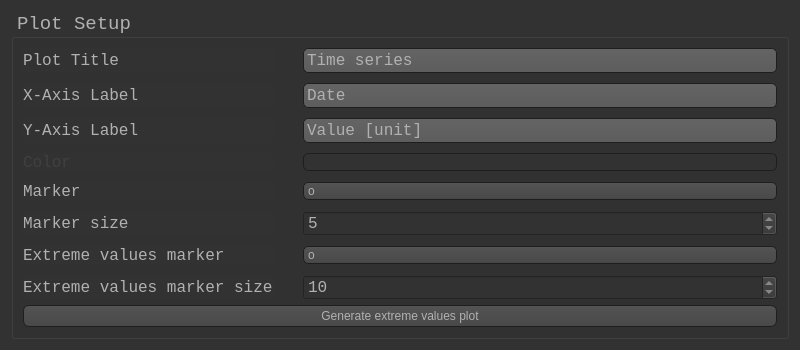
<?xml version="1.0" encoding="UTF-8"?>
<ui version="4.0">
 <class>Dialog</class>
 <widget class="QDialog" name="Dialog">
  <property name="geometry">
   <rect>
    <x>0</x>
    <y>0</y>
    <width>800</width>
    <height>350</height>
   </rect>
  </property>
  <property name="minimumSize">
   <size>
    <width>800</width>
    <height>350</height>
   </size>
  </property>
  <property name="windowTitle">
   <string>Extreme values plotter</string>
  </property>
  <property name="windowIcon">
   <iconset resource="res.qrc">
    <normaloff>:/images/lambda.png</normaloff>:/images/lambda.png</iconset>
  </property>
  <property name="styleSheet">
   <string notr="true">QToolTip
{
     border: 1px solid black;
     background-color: #ffa02f;
     padding: 0px;
     border-radius: 3px;
     opacity: 100;
}

QWidget
{
    color: #b1b1b1;
    background-color: #323232;
}

QWidget:item:hover
{
    background-color: QLinearGradient( x1: 0, y1: 0, x2: 0, y2: 1, stop: 0 #ffa02f, stop: 1 #ca0619);
    color: #000000;
}

QWidget:item:selected
{
    background-color: QLinearGradient( x1: 0, y1: 0, x2: 0, y2: 1, stop: 0 #ffa02f, stop: 1 #d7801a);
}

QMenuBar::item
{
    background: transparent;
}

QMenuBar::item:selected
{
    background: transparent;
    border: 1px solid #ffaa00;
}

QMenuBar::item:pressed
{
    background: #444;
    border: 1px solid #000;
    background-color: QLinearGradient(
        x1:0, y1:0,
        x2:0, y2:1,
        stop:1 #212121,
        stop:0.4 #343434/*,
        stop:0.2 #343434,
        stop:0.1 #ffaa00*/
    );
    margin-bottom:-1px;
    padding-bottom:1px;
}

QMenu
{
    border: 1px solid #000;
}

QMenu::item
{
    padding: 2px 20px 2px 20px;
}

QMenu::item:selected
{
    color: #000000;
}

QWidget:disabled
{
    color: #404040;
    background-color: #323232;
}

QAbstractItemView
{
    background-color: QLinearGradient( x1: 0, y1: 0, x2: 0, y2: 1, stop: 0 #4d4d4d, stop: 0.1 #646464, stop: 1 #5d5d5d);
}

QWidget:focus
{
    /*border: 2px solid QLinearGradient( x1: 0, y1: 0, x2: 0, y2: 1, stop: 0 #ffa02f, stop: 1 #d7801a);*/
}

QLineEdit
{
    background-color: QLinearGradient( x1: 0, y1: 0, x2: 0, y2: 1, stop: 0 #4d4d4d, stop: 0 #646464, stop: 1 #5d5d5d);
    padding: 1px;
    border-style: solid;
    border: 1px solid #1e1e1e;
    border-radius: 5;
	font: 12pt &quot;Lucida Console&quot;;
}

QPushButton
{
    color: #b1b1b1;
    background-color: QLinearGradient( x1: 0, y1: 0, x2: 0, y2: 1, stop: 0 #565656, stop: 0.1 #525252, stop: 0.5 #4e4e4e, stop: 0.9 #4a4a4a, stop: 1 #464646);
    border-width: 1px;
    border-color: #1e1e1e;
    border-style: solid;
    border-radius: 6;
    padding: 3px;
    font-size: 12px;
	font: 12pt &quot;Lucida Console&quot;;
    padding-left: 5px;
    padding-right: 5px;
}

QPushButton:pressed
{
    background-color: QLinearGradient( x1: 0, y1: 0, x2: 0, y2: 1, stop: 0 #2d2d2d, stop: 0.1 #2b2b2b, stop: 0.5 #292929, stop: 0.9 #282828, stop: 1 #252525);
}

QComboBox
{
    selection-background-color: #ffaa00;
    background-color: QLinearGradient( x1: 0, y1: 0, x2: 0, y2: 1, stop: 0 #565656, stop: 0.1 #525252, stop: 0.5 #4e4e4e, stop: 0.9 #4a4a4a, stop: 1 #464646);
    border-style: solid;
    border: 1px solid #1e1e1e;
    border-radius: 5;
}

QComboBox:hover,QPushButton:hover
{
    border: 2px solid QLinearGradient( x1: 0, y1: 0, x2: 0, y2: 1, stop: 0 #ffa02f, stop: 1 #d7801a);
}


QComboBox:on
{
    padding-top: 3px;
    padding-left: 4px;
    background-color: QLinearGradient( x1: 0, y1: 0, x2: 0, y2: 1, stop: 0 #2d2d2d, stop: 0.1 #2b2b2b, stop: 0.5 #292929, stop: 0.9 #282828, stop: 1 #252525);
    selection-background-color: #ffaa00;
}

QComboBox QAbstractItemView
{
    border: 2px solid darkgray;
    selection-background-color: QLinearGradient( x1: 0, y1: 0, x2: 0, y2: 1, stop: 0 #ffa02f, stop: 1 #d7801a);
}

QComboBox::drop-down
{
     subcontrol-origin: padding;
     subcontrol-position: top right;
     width: 15px;

     border-left-width: 0px;
     border-left-color: darkgray;
     border-left-style: solid; /* just a single line */
     border-top-right-radius: 3px; /* same radius as the QComboBox */
     border-bottom-right-radius: 3px;
 }

QComboBox::down-arrow
{
     image: url(:/down_arrow.png);
}

QGroupBox:focus
{
border: 2px solid QLinearGradient( x1: 0, y1: 0, x2: 0, y2: 1, stop: 0 #ffa02f, stop: 1 #d7801a);
}

QTextEdit:focus
{
    border: 2px solid QLinearGradient( x1: 0, y1: 0, x2: 0, y2: 1, stop: 0 #ffa02f, stop: 1 #d7801a);
}

QScrollBar:horizontal {
     border: 1px solid #222222;
     background: QLinearGradient( x1: 0, y1: 0, x2: 0, y2: 1, stop: 0.0 #121212, stop: 0.2 #282828, stop: 1 #484848);
     height: 7px;
     margin: 0px 16px 0 16px;
}

QScrollBar::handle:horizontal
{
      background: QLinearGradient( x1: 0, y1: 0, x2: 1, y2: 0, stop: 0 #ffa02f, stop: 0.5 #d7801a, stop: 1 #ffa02f);
      min-height: 20px;
      border-radius: 2px;
}

QScrollBar::add-line:horizontal {
      border: 1px solid #1b1b19;
      border-radius: 2px;
      background: QLinearGradient( x1: 0, y1: 0, x2: 1, y2: 0, stop: 0 #ffa02f, stop: 1 #d7801a);
      width: 14px;
      subcontrol-position: right;
      subcontrol-origin: margin;
}

QScrollBar::sub-line:horizontal {
      border: 1px solid #1b1b19;
      border-radius: 2px;
      background: QLinearGradient( x1: 0, y1: 0, x2: 1, y2: 0, stop: 0 #ffa02f, stop: 1 #d7801a);
      width: 14px;
     subcontrol-position: left;
     subcontrol-origin: margin;
}

QScrollBar::right-arrow:horizontal, QScrollBar::left-arrow:horizontal
{
      border: 1px solid black;
      width: 1px;
      height: 1px;
      background: white;
}

QScrollBar::add-page:horizontal, QScrollBar::sub-page:horizontal
{
      background: none;
}

QScrollBar:vertical
{
      background: QLinearGradient( x1: 0, y1: 0, x2: 1, y2: 0, stop: 0.0 #121212, stop: 0.2 #282828, stop: 1 #484848);
      width: 7px;
      margin: 16px 0 16px 0;
      border: 1px solid #222222;
}

QScrollBar::handle:vertical
{
      background: QLinearGradient( x1: 0, y1: 0, x2: 0, y2: 1, stop: 0 #ffa02f, stop: 0.5 #d7801a, stop: 1 #ffa02f);
      min-height: 20px;
      border-radius: 2px;
}

QScrollBar::add-line:vertical
{
      border: 1px solid #1b1b19;
      border-radius: 2px;
      background: QLinearGradient( x1: 0, y1: 0, x2: 0, y2: 1, stop: 0 #ffa02f, stop: 1 #d7801a);
      height: 14px;
      subcontrol-position: bottom;
      subcontrol-origin: margin;
}

QScrollBar::sub-line:vertical
{
      border: 1px solid #1b1b19;
      border-radius: 2px;
      background: QLinearGradient( x1: 0, y1: 0, x2: 0, y2: 1, stop: 0 #d7801a, stop: 1 #ffa02f);
      height: 14px;
      subcontrol-position: top;
      subcontrol-origin: margin;
}

QScrollBar::up-arrow:vertical, QScrollBar::down-arrow:vertical
{
      border: 1px solid black;
      width: 1px;
      height: 1px;
      background: white;
}


QScrollBar::add-page:vertical, QScrollBar::sub-page:vertical
{
      background: none;
}

QTextEdit
{
    background-color: #242424;
}

QPlainTextEdit
{
    background-color: #242424;
}

QHeaderView::section
{
    background-color: QLinearGradient(x1:0, y1:0, x2:0, y2:1, stop:0 #616161, stop: 0.5 #505050, stop: 0.6 #434343, stop:1 #656565);
    color: white;
    padding-left: 4px;
    border: 1px solid #6c6c6c;
}

QCheckBox:disabled
{
color: #414141;
}

QDockWidget::title
{
    text-align: center;
    spacing: 3px; /* spacing between items in the tool bar */
    background-color: QLinearGradient(x1:0, y1:0, x2:0, y2:1, stop:0 #323232, stop: 0.5 #242424, stop:1 #323232);
}

QDockWidget::close-button, QDockWidget::float-button
{
    text-align: center;
    spacing: 1px; /* spacing between items in the tool bar */
    background-color: QLinearGradient(x1:0, y1:0, x2:0, y2:1, stop:0 #323232, stop: 0.5 #242424, stop:1 #323232);
}

QDockWidget::close-button:hover, QDockWidget::float-button:hover
{
    background: #242424;
}

QDockWidget::close-button:pressed, QDockWidget::float-button:pressed
{
    padding: 1px -1px -1px 1px;
}

QMainWindow::separator
{
    background-color: QLinearGradient(x1:0, y1:0, x2:0, y2:1, stop:0 #161616, stop: 0.5 #151515, stop: 0.6 #212121, stop:1 #343434);
    color: white;
    padding-left: 4px;
    border: 1px solid #4c4c4c;
    spacing: 3px; /* spacing between items in the tool bar */
}

QMainWindow::separator:hover
{

    background-color: QLinearGradient(x1:0, y1:0, x2:0, y2:1, stop:0 #d7801a, stop:0.5 #b56c17 stop:1 #ffa02f);
    color: white;
    padding-left: 4px;
    border: 1px solid #6c6c6c;
    spacing: 3px; /* spacing between items in the tool bar */
}

QToolBar::handle
{
     spacing: 3px; /* spacing between items in the tool bar */
     background: url(:/images/handle.png);
}

QMenu::separator
{
    height: 2px;
    background-color: QLinearGradient(x1:0, y1:0, x2:0, y2:1, stop:0 #161616, stop: 0.5 #151515, stop: 0.6 #212121, stop:1 #343434);
    color: white;
    padding-left: 4px;
    margin-left: 10px;
    margin-right: 5px;
}

QProgressBar
{
    border: 2px solid grey;
    border-radius: 5px;
    text-align: center;
}

QProgressBar::chunk
{
    background-color: #d7801a;
    width: 2.15px;
    margin: 0.5px;
}

QTabBar::tab {
    color: #b1b1b1;
    border: 1px solid #444;
    border-bottom-style: none;
    background-color: #323232;
    padding-left: 10px;
    padding-right: 10px;
    padding-top: 3px;
    padding-bottom: 2px;
    margin-right: -1px;
}

QTabWidget::pane {
    border: 1px solid #444;
    top: 1px;
}

QTabBar::tab:last
{
    margin-right: 0; /* the last selected tab has nothing to overlap with on the right */
    border-top-right-radius: 3px;
}

QTabBar::tab:first:!selected
{
 margin-left: 0px; /* the last selected tab has nothing to overlap with on the right */


    border-top-left-radius: 3px;
}

QTabBar::tab:!selected
{
    color: #b1b1b1;
    border-bottom-style: solid;
    margin-top: 3px;
    background-color: QLinearGradient(x1:0, y1:0, x2:0, y2:1, stop:1 #212121, stop:.4 #343434);
}

QTabBar::tab:selected
{
    border-top-left-radius: 3px;
    border-top-right-radius: 3px;
    margin-bottom: 0px;
}

QTabBar::tab:!selected:hover
{
    /*border-top: 2px solid #ffaa00;
    padding-bottom: 3px;*/
    border-top-left-radius: 3px;
    border-top-right-radius: 3px;
    background-color: QLinearGradient(x1:0, y1:0, x2:0, y2:1, stop:1 #212121, stop:0.4 #343434, stop:0.2 #343434, stop:0.1 #ffaa00);
}

QRadioButton::indicator:checked, QRadioButton::indicator:unchecked{
    color: #b1b1b1;
    background-color: #323232;
    border: 1px solid #b1b1b1;
    border-radius: 6px;
}

QRadioButton::indicator:checked
{
    background-color: qradialgradient(
        cx: 0.5, cy: 0.5,
        fx: 0.5, fy: 0.5,
        radius: 1.0,
        stop: 0.25 #ffaa00,
        stop: 0.3 #323232
    );
}

QCheckBox::indicator{
    color: #b1b1b1;
    background-color: #323232;
    border: 1px solid #b1b1b1;
    width: 9px;
    height: 9px;
}

QRadioButton::indicator
{
    border-radius: 6px;
}

QRadioButton::indicator:hover, QCheckBox::indicator:hover
{
    border: 1px solid #ffaa00;
}

QCheckBox::indicator:checked
{
    image:url(:/images/checkbox.png);
}

QCheckBox::indicator:disabled, QRadioButton::indicator:disabled
{
    border: 1px solid #444;
}</string>
  </property>
  <layout class="QGridLayout" name="gridLayout_2">
   <item row="0" column="0">
    <widget class="QGroupBox" name="groupBox">
     <property name="minimumSize">
      <size>
       <width>414</width>
       <height>223</height>
      </size>
     </property>
     <property name="font">
      <font>
       <family>Lucida Console</family>
       <pointsize>14</pointsize>
      </font>
     </property>
     <property name="title">
      <string>Plot Setup</string>
     </property>
     <layout class="QVBoxLayout" name="verticalLayout_2">
      <item>
       <layout class="QVBoxLayout" name="verticalLayout">
        <item>
         <layout class="QGridLayout" name="gridLayout">
          <property name="horizontalSpacing">
           <number>30</number>
          </property>
          <property name="verticalSpacing">
           <number>10</number>
          </property>
          <item row="7" column="2">
           <widget class="QSpinBox" name="spinBox_2">
            <property name="font">
             <font>
              <family>Lucida Console</family>
              <pointsize>12</pointsize>
             </font>
            </property>
            <property name="cursor">
             <cursorShape>IBeamCursor</cursorShape>
            </property>
            <property name="value">
             <number>10</number>
            </property>
           </widget>
          </item>
          <item row="5" column="2">
           <widget class="QSpinBox" name="spinBox">
            <property name="font">
             <font>
              <family>Lucida Console</family>
              <pointsize>12</pointsize>
             </font>
            </property>
            <property name="cursor">
             <cursorShape>IBeamCursor</cursorShape>
            </property>
            <property name="value">
             <number>5</number>
            </property>
           </widget>
          </item>
          <item row="3" column="2">
           <widget class="QComboBox" name="comboBox_3">
            <property name="enabled">
             <bool>false</bool>
            </property>
           </widget>
          </item>
          <item row="7" column="0">
           <widget class="QLabel" name="label_9">
            <property name="font">
             <font>
              <family>Lucida Console</family>
              <pointsize>12</pointsize>
             </font>
            </property>
            <property name="text">
             <string>Extreme values marker size</string>
            </property>
           </widget>
          </item>
          <item row="3" column="0">
           <widget class="QLabel" name="label_6">
            <property name="enabled">
             <bool>false</bool>
            </property>
            <property name="font">
             <font>
              <family>Lucida Console</family>
              <pointsize>12</pointsize>
             </font>
            </property>
            <property name="text">
             <string>Color</string>
            </property>
           </widget>
          </item>
          <item row="1" column="0">
           <widget class="QLabel" name="label_3">
            <property name="font">
             <font>
              <family>Lucida Console</family>
              <pointsize>12</pointsize>
             </font>
            </property>
            <property name="text">
             <string>X-Axis Label</string>
            </property>
           </widget>
          </item>
          <item row="2" column="2">
           <widget class="QLineEdit" name="lineEdit_3">
            <property name="font">
             <font>
              <family>Lucida Console</family>
              <pointsize>12</pointsize>
              <weight>50</weight>
              <italic>false</italic>
              <bold>false</bold>
             </font>
            </property>
            <property name="text">
             <string>Value [unit]</string>
            </property>
           </widget>
          </item>
          <item row="1" column="2">
           <widget class="QLineEdit" name="lineEdit_2">
            <property name="font">
             <font>
              <family>Lucida Console</family>
              <pointsize>12</pointsize>
              <weight>50</weight>
              <italic>false</italic>
              <bold>false</bold>
             </font>
            </property>
            <property name="text">
             <string>Date</string>
            </property>
           </widget>
          </item>
          <item row="2" column="0">
           <widget class="QLabel" name="label_4">
            <property name="font">
             <font>
              <family>Lucida Console</family>
              <pointsize>12</pointsize>
             </font>
            </property>
            <property name="text">
             <string>Y-Axis Label</string>
            </property>
           </widget>
          </item>
          <item row="4" column="0">
           <widget class="QLabel" name="label_7">
            <property name="enabled">
             <bool>true</bool>
            </property>
            <property name="font">
             <font>
              <family>Lucida Console</family>
              <pointsize>12</pointsize>
             </font>
            </property>
            <property name="text">
             <string>Marker</string>
            </property>
           </widget>
          </item>
          <item row="4" column="2">
           <widget class="QComboBox" name="comboBox_2">
            <property name="enabled">
             <bool>true</bool>
            </property>
            <property name="cursor">
             <cursorShape>PointingHandCursor</cursorShape>
            </property>
            <item>
             <property name="text">
              <string>o</string>
             </property>
            </item>
            <item>
             <property name="text">
              <string>.</string>
             </property>
            </item>
            <item>
             <property name="text">
              <string>s</string>
             </property>
            </item>
            <item>
             <property name="text">
              <string>x</string>
             </property>
            </item>
            <item>
             <property name="text">
              <string>+</string>
             </property>
            </item>
           </widget>
          </item>
          <item row="5" column="0">
           <widget class="QLabel" name="label_8">
            <property name="font">
             <font>
              <family>Lucida Console</family>
              <pointsize>12</pointsize>
             </font>
            </property>
            <property name="text">
             <string>Marker size</string>
            </property>
           </widget>
          </item>
          <item row="0" column="2">
           <widget class="QLineEdit" name="lineEdit">
            <property name="font">
             <font>
              <family>Lucida Console</family>
              <pointsize>12</pointsize>
              <weight>50</weight>
              <italic>false</italic>
              <bold>false</bold>
             </font>
            </property>
            <property name="text">
             <string>Time series</string>
            </property>
           </widget>
          </item>
          <item row="0" column="0">
           <widget class="QLabel" name="label_2">
            <property name="font">
             <font>
              <family>Lucida Console</family>
              <pointsize>12</pointsize>
             </font>
            </property>
            <property name="text">
             <string>Plot Title</string>
            </property>
           </widget>
          </item>
          <item row="6" column="0">
           <widget class="QLabel" name="label_10">
            <property name="enabled">
             <bool>true</bool>
            </property>
            <property name="font">
             <font>
              <family>Lucida Console</family>
              <pointsize>12</pointsize>
             </font>
            </property>
            <property name="text">
             <string>Extreme values marker</string>
            </property>
           </widget>
          </item>
          <item row="6" column="2">
           <widget class="QComboBox" name="comboBox_4">
            <property name="enabled">
             <bool>true</bool>
            </property>
            <property name="cursor">
             <cursorShape>PointingHandCursor</cursorShape>
            </property>
            <item>
             <property name="text">
              <string>o</string>
             </property>
            </item>
            <item>
             <property name="text">
              <string>.</string>
             </property>
            </item>
            <item>
             <property name="text">
              <string>s</string>
             </property>
            </item>
            <item>
             <property name="text">
              <string>x</string>
             </property>
            </item>
            <item>
             <property name="text">
              <string>+</string>
             </property>
            </item>
           </widget>
          </item>
         </layout>
        </item>
        <item>
         <widget class="QPushButton" name="pushButton">
          <property name="cursor">
           <cursorShape>PointingHandCursor</cursorShape>
          </property>
          <property name="text">
           <string>Generate extreme values plot</string>
          </property>
         </widget>
        </item>
       </layout>
      </item>
     </layout>
    </widget>
   </item>
  </layout>
 </widget>
 <resources>
  <include location="res.qrc"/>
 </resources>
 <connections/>
</ui>
